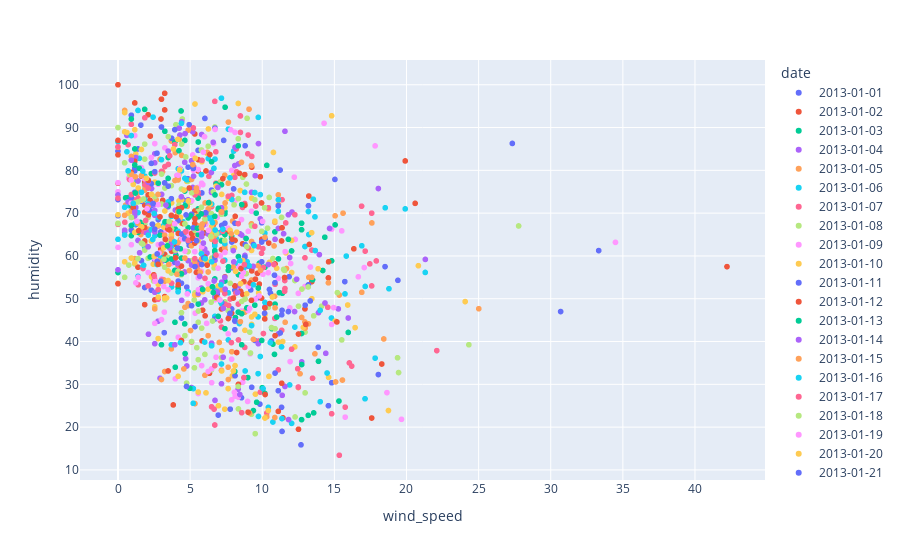

Here is the notebook cell this chart was saved with:
### Code cell
fig = px.scatter(train_df, x='wind_speed', y='humidity', color='date')
fig.show()
